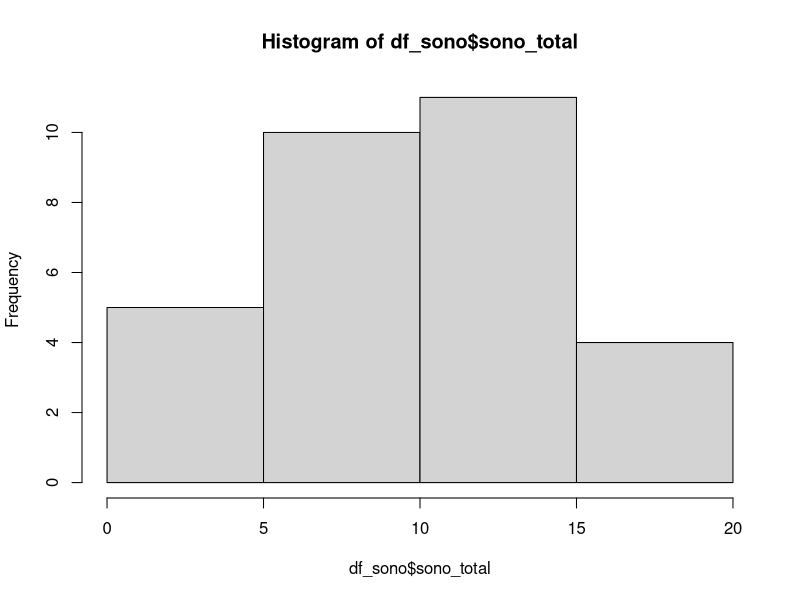

The R source for this figure:
setwd("C:/Cursos/Cuso_DSA/praticando_dia_a_dia/cap07")

#=======================Manipulação e limpeza de dados#=======================

#carregando as lib
library(dplyr)
library(readr)


#carregando o arquivo
?read_csv

df_sono <- read_csv('sono.csv', show_col_types = F) 
View(df_sono)

head(df_sono)
tail(df_sono)
class(df_sono)
str(df_sono) #resumo completo com todo tipo de dado
glimpse(df_sono)

#aplicando o mutate
glimpse(mutate(df_sono, peso_libras = sono_total / 0.45359237))


#contagem e histograma
count(df_sono, cidade)
hist(df_sono$sono_total)

#amostra dentro do dataframe.
sample_n(df_sono, size = 10)



#trabalhando com select()
sleepData <- select(df_sono, nome, sono_total)
sleepData

head(sleepData)
View(sleepData)
class(sleepData)
select(df_sono, nome)

#Retornando um range de colunas
select (df_sono, nome:sono_total)

#utilizando o Filter()
filter(df_sono, sono_total >=16)

#filtro com mais de uma condição
filter(df_sono, sono_total>= 16, peso >=80)

#filter com o operador in
filter(df_sono, cidade %in% c("Recife", "Curitiba"))


#utilizando o arrange()
# ---> %>% operador de concatenação de funções.

df_sono %>% arrange(cidade) %>% head

#utilizando o operador de concatenação de funções

df_sono %>%
  select(nome, cidade, sono_total) %>%
  arrange(cidade, sono_total) %>%
  head

df_sono %>%
  select(nome, cidade, sono_total) %>%
  arrange(cidade, sono_total) %>%
  filter(sono_total >=16)

#aplicando a orde decrescente
df_sono %>%
  select(nome, cidade, sono_total) %>%
  arrange(cidade, desc(sono_total)) %>%
  filter(sono_total >=16)

#utilizando o mutate()
df_sono %>%
  mutate(novo_indice = sono_total / peso) %>%
  head


df_sono %>%
  mutate(novo_indice = sono_total / peso,
         peso_libras = peso / 0.45359237) %>%
  head


df_sono_copia <- df_sono

#desafio rapido
#crie um novo dataframe e atribua novas colunas
df_sono_copia <- df_sono %>%
  mutate(novo_indice = sono_total / peso,
         peso_libras = peso / 0.45359237)

View(df_sono_copia)


#summmarise

#soma pela media do sono.
df_sono %>%
  summarise(media_sono = mean(sono_total))


df_sono %>%
  summarise(media_sono = mean(sono_total),
            min_sono = min(sono_total),
            max_sono = max(sono_total),
            total = n())

#grooup_by
df_sono %>%
  group_by(cidade) %>%
  summarise(media_sono = mean(sono_total),
            min_sono = min(sono_total),
            max_sono = max(sono_total),
            total = n())

#função aninhada
df_sono %>%
  mutate(novo_indice = round(sono_total * peso)) %>%
  arrange(desc(novo_indice))%>%
  select(cidade, novo_indice)
  
  
  
  




